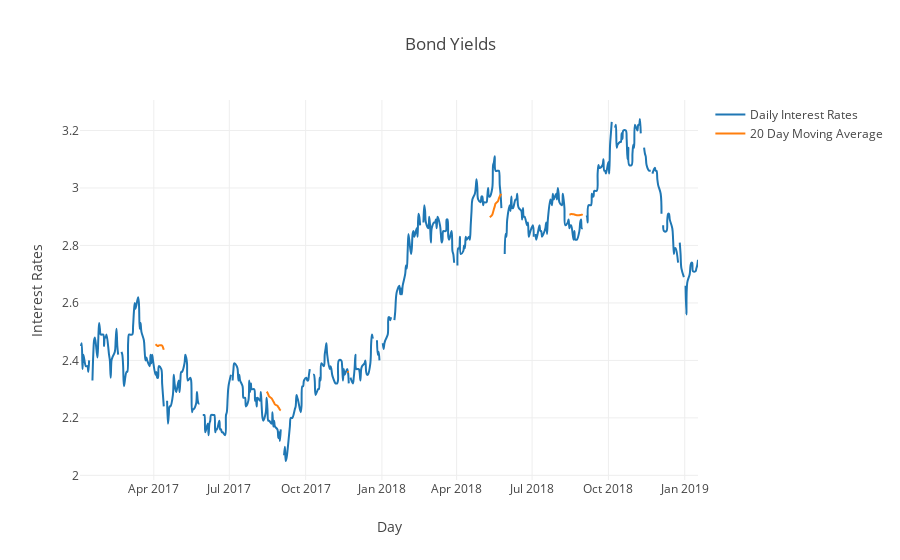

Notebook code cell kept with this figure:
### Code cell
layout = go.Layout(
    title ='Bond Yields',
    yaxis = dict(
    title = 'Interest Rates'),
    xaxis = dict(
    title = 'Day'),
)


trace1 = go.Scatter(
    x = bonds['Date'],
    y = bonds['Interest Rate'],
    mode = 'lines',
    name = 'Daily Interest Rates',
    line = dict(
    shape = 'spline')

)


trace2 = go.Scatter(
    x = bonds['Date'],
    y = bonds['MA'],
    mode = 'lines',
    name = '20 Day Moving Average',
    line = dict(
    shape = 'spline')

)

fig = go.Figure(data = [trace1,trace2], layout = layout)
py.offline.iplot(fig)

### Figure 1 — Plotly figure (JSON) as saved in the notebook; plotly's stock layout.template omitted (floating-point values rounded to 4 significant figures; data arrays with more than 128 entries replaced by an {"elided": "..."} marker saying what was removed)
{"data": [{"line": {"shape": "spline"}, "mode": "lines", "name": "Daily Interest Rates", "type": "scatter", "uid": "ebb31120-a5a0-4b11-8ada-050889904f41", "x": {"elided": "534 str values"}, "y": {"elided": "534 float values"}}, {"line": {"shape": "spline"}, "mode": "lines", "name": "20 Day Moving Average", "type": "scatter", "uid": "64b8e4a3-13f4-43bc-a04a-b75eba9de7fd", "x": {"elided": "534 str values"}, "y": {"elided": "534 float values"}}], "layout": {"title": {"text": "Bond Yields"}, "xaxis": {"title": {"text": "Day"}}, "yaxis": {"title": {"text": "Interest Rates"}}}}
